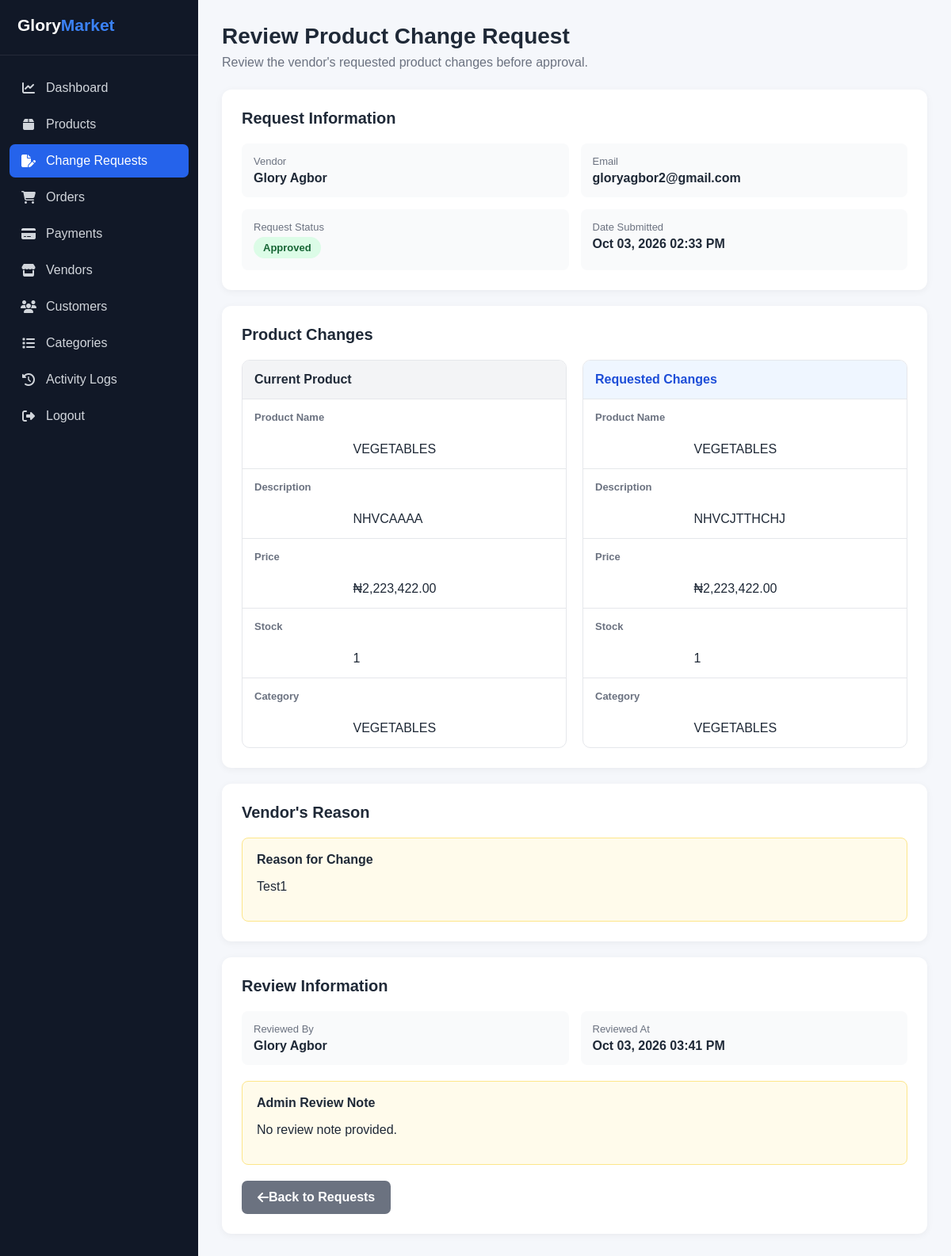
The page /admin/product-change-request-view.php?id=1 (signed in) on the database its author committed.
### tables this page shows
CREATE TABLE `product_change_requests` (
  `id` int(11) NOT NULL,
  `product_id` int(11) NOT NULL,
  `vendor_id` int(11) NOT NULL,
  `requested_name` varchar(255) DEFAULT NULL,
  `requested_description` text DEFAULT NULL,
  `requested_price` decimal(10,2) DEFAULT NULL,
  `requested_stock` int(11) DEFAULT NULL,
  `requested_category_id` int(11) DEFAULT NULL,
  `reason` text DEFAULT NULL,
  `status` enum('pending','approved','rejected') NOT NULL DEFAULT 'pending',
  `reviewed_by` int(11) DEFAULT NULL,
  `reviewed_at` datetime DEFAULT NULL,
  `review_note` text DEFAULT NULL,
  `created_at` timestamp NOT NULL DEFAULT current_timestamp(),
  `updated_at` timestamp NOT NULL DEFAULT current_timestamp() ON UPDATE current_timestamp()
);

CREATE TABLE `users` (
  `id` int(11) NOT NULL,
  `full_name` varchar(100) NOT NULL,
  `email` varchar(150) NOT NULL,
  `phone` varchar(20) DEFAULT NULL,
  `profile_picture` varchar(255) DEFAULT NULL,
  `password` varchar(255) NOT NULL,
  `role` enum('super_admin','admin','vendor','customer') NOT NULL DEFAULT 'customer',
  `status` enum('active','inactive','suspended') NOT NULL DEFAULT 'active',
  `email_verified_at` datetime DEFAULT NULL,
  `created_at` timestamp NOT NULL DEFAULT current_timestamp(),
  `updated_at` timestamp NOT NULL DEFAULT current_timestamp() ON UPDATE current_timestamp()
);

CREATE TABLE `products` (
  `id` int(11) NOT NULL,
  `vendor_id` int(11) NOT NULL,
  `name` varchar(255) NOT NULL,
  `description` text DEFAULT NULL,
  `price` decimal(10,2) NOT NULL,
  `image` varchar(255) DEFAULT NULL,
  `category_id` int(11) DEFAULT NULL,
  `stock` int(11) DEFAULT 0,
  `status` enum('pending','approved','rejected') DEFAULT 'pending',
  `created_at` timestamp NOT NULL DEFAULT current_timestamp(),
  `updated_at` timestamp NOT NULL DEFAULT current_timestamp() ON UPDATE current_timestamp()
);

CREATE TABLE `categories` (
  `id` int(11) NOT NULL,
  `name` varchar(100) NOT NULL,
  `description` text DEFAULT NULL,
  `status` enum('active','inactive') NOT NULL DEFAULT 'active',
  `created_at` timestamp NOT NULL DEFAULT current_timestamp(),
  `updated_at` timestamp NOT NULL DEFAULT current_timestamp() ON UPDATE current_timestamp()
);

### admin/product-change-request-view.php (the view, shortened to what the rows shown need)
<?php
$pdo = getDbConnection();
$request_id = isset($_GET['id'])
    ? (int) $_GET['id']
    : 0;
$csrf_token = $_SESSION['csrf_token'];
$stmt = $pdo->prepare("
    SELECT
        pcr.*,
        p.name AS current_product_name,
        p.description AS current_description,
        p.price AS current_price,
        p.stock AS current_stock,
        p.category_id AS current_category_id,
        current_category.name AS current_category_name,
        requested_category.name AS requested_category_name,
        u.full_name AS vendor_name,
        u.email AS vendor_email,
        reviewer.full_name AS reviewer_name
    FROM product_change_requests pcr
    INNER JOIN products p
        ON p.id = pcr.product_id
    INNER JOIN users u
        ON u.id = pcr.vendor_id
    LEFT JOIN categories current_category
        ON current_category.id = p.category_id
    LEFT JOIN categories requested_category
        ON requested_category.id = pcr.requested_category_id
    LEFT JOIN users reviewer
        ON reviewer.id = pcr.reviewed_by
    WHERE pcr.id = ?
    LIMIT 1
");
$stmt->execute([$request_id]);
$request = $stmt->fetch(PDO::FETCH_ASSOC);
?>
<!DOCTYPE html>
<html lang="en">
<head>
    <link
        rel="stylesheet"
        href="https://cdnjs.cloudflare.com/ajax/libs/font-awesome/6.5.2/css/all.min.css"
    >
</head>
<body>
<div class="admin-layout">
    <main class="admin-main">
        <div class="page-header">
            <h1>
                Review Product Change Request
            </h1>
        </div>
        <div class="request-card">
            <h2>Request Information</h2>
            <div class="vendor-info">
                <div class="info-box">
                    <span class="info-label">
                        Vendor
                    </span>
                    <span class="info-value">
                        <?= htmlspecialchars($request['vendor_name']) ?>
                    </span>
                </div>
                <div class="info-box">
                    <span class="info-label">
                        Email
                    </span>
                    <span class="info-value">
                        <?= htmlspecialchars($request['vendor_email']) ?>
                    </span>
                </div>
                <div class="info-box">
                    <span class="info-label">
                        Request Status
                    </span>
                    <span class="status status-<?= htmlspecialchars($request['status']) ?>">
                        <?= htmlspecialchars(ucfirst($request['status'])) ?>
                    </span>
                </div>
                <div class="info-box">
                    <span class="info-label">
                        Date Submitted
                    </span>
                    <span class="info-value">
                        <?= date(
                            'M d, Y h:i A',
                            strtotime($request['created_at'])
                        ) ?>
                    </span>
                </div>
            </div>
        </div>
        <div class="request-card">
            <h2>
                Product Changes
            </h2>
            <div class="comparison">
                <div class="comparison-column">
                    <div class="comparison-row">
                        <strong>
                            Product Name
                        </strong>
                        <p>
                            <?= htmlspecialchars(
                                $request['current_product_name']
                            ) ?>
                        </p>
                    </div>
                    <div class="comparison-row">
                        <strong>
                            Description
                        </strong>
                        <p>
                            <?= htmlspecialchars(
                                $request['current_description'] ?? '—'
                            ) ?>
                        </p>
                    </div>
                    <div class="comparison-row">
                        <strong>
                            Price
                        </strong>
                        <p>
                            ₦<?= number_format(
                                (float) $request['current_price'],
                                2
                            ) ?>
                        </p>
                    </div>
                    <div class="comparison-row">
                        <strong>
                            Stock
                        </strong>
                        <p>
                            <?= number_format(
                                (int) $request['current_stock']
                            ) ?>
                        </p>
                    </div>
                    <div class="comparison-row">
                        <strong>
                            Category
                        </strong>
                        <p>
                            <?= htmlspecialchars(
                                $request['current_category_name'] ?? '—'
                            ) ?>
                        </p>
                    </div>
                </div>
                <div class="comparison-column requested">
                    <div class="comparison-row">
                        <strong>
                            Product Name
                        </strong>
                        <p>
                            <?= htmlspecialchars(
                                $request['requested_name']
                                ?? $request['current_product_name']
                            ) ?>
                        </p>
                    </div>
                    <div class="comparison-row">
                        <strong>
                            Description
                        </strong>
                        <p>
                            <?= htmlspecialchars(
                                $request['requested_description']
                                ?? $request['current_description']
                                ?? '—'
                            ) ?>
                        </p>
                    </div>
                    <div class="comparison-row">
                        <strong>
                            Price
                        </strong>
                        <p>
                            ₦<?= number_format(
                                (float) (
                                    $request['requested_price']
                                    ?? $request['current_price']
                                ),
                                2
                            ) ?>
                        </p>
                    </div>
                    <div class="comparison-row">
                        <strong>
                            Stock
                        </strong>
                        <p>
                            <?= number_format(
                                (int) (
                                    $request['requested_stock']
                                    ?? $request['current_stock']
                                )
                            ) ?>
                        </p>
                    </div>
                    <div class="comparison-row">
                        <strong>
                            Category
                        </strong>
                        <p>
                            <?= htmlspecialchars(
                                $request['requested_category_name']
                                ?? $request['current_category_name']
                                ?? '—'
                            ) ?>
                        </p>
                    </div>
                </div>
            </div>
        </div>
        <div class="request-card">
            <h2>
                Vendor's Reason
            </h2>
            <div class="reason-box">
                <strong>
                    Reason for Change
                </strong>
                <p>
                    <?= nl2br(
                        htmlspecialchars(
                            $request['reason'] ?? 'No reason provided.'
                        )
                    ) ?>
                </p>
            </div>
        </div>
                <?php if ($request['status'] === 'pending'): ?>
            <div class="request-card">
                <h2>
                    Admin Review
                </h2>
                <form method="POST">
                    <input
                        type="hidden"
                        name="csrf_token"
                        value="<?= htmlspecialchars($csrf_token) ?>"
                    >
                    <div style="margin-bottom: 20px;">
                        <label
                            for="review_note"
                            style="
                                display:block;
                                margin-bottom:8px;
                                font-weight:600;
                            "
                        >
                            Review Note
                        </label>
                        <textarea
                            name="review_note"
                            id="review_note"
                            placeholder="Enter a note for the vendor. A reason is required when rejecting."
                        ></textarea>
                    </div>
                    <div class="action-buttons">
                        <button
                            type="submit"
                            name="action"
                            value="approve"
                            class="btn btn-approve"
                            onclick="return confirm(
                                'Are you sure you want to approve this product change request?'
                            );"
                        >
                            <i class="fas fa-check"></i>
                            Approve Request
                        </button>
                        <button
                            type="submit"
                            name="action"
                            value="reject"
                            class="btn btn-reject"
                            onclick="return confirm(
                                'Are you sure you want to reject this product change request?'
                            );"
                        >
                            <i class="fas fa-times"></i>
                            Reject Request
                        </button>
                        <a
                            href="product-change-requests.php"
                            class="btn btn-back"
                        >
                            <i class="fas fa-arrow-left"></i>
                            Back to Requests
                        </a>
                    </div>
                </form>
            </div>
        <?php else: ?>
            <div class="request-card">
                <h2>
                    Review Information
                </h2>
                <div class="vendor-info">
                    <div class="info-box">
                        <span class="info-label">
                            Reviewed By
                        </span>
                        <span class="info-value">
                            <?= htmlspecialchars(
                                $request['reviewer_name'] ?? 'Admin'
                            ) ?>
                        </span>
                    </div>
                    <div class="info-box">
                        <span class="info-label">
                            Reviewed At
                        </span>
                        <span class="info-value">
                            <?php if (!empty($request['reviewed_at'])): ?>
                                <?= date(
                                    'M d, Y h:i A',
                                    strtotime($request['reviewed_at'])
                                ) ?>
                            <?php else: ?>
                                —
                            <?php endif; ?>
                        </span>
                    </div>
                </div>
                <div
                    class="reason-box"
                    style="margin-top:20px;"
                >
                    <strong>
                        Admin Review Note
                    </strong>
                    <p>
                        <?= nl2br(
                            htmlspecialchars(
                                $request['review_note']
                                ?? 'No review note provided.'
                            )
                        ) ?>
                    </p>
                </div>
                <div class="action-buttons">
                    <a
                        href="product-change-requests.php"
                        class="btn btn-back"
                    >
                        <i class="fas fa-arrow-left"></i>
                        Back to Requests
                    </a>
                </div>
            </div>
        <?php endif; ?>
    </main>
</div>
</body>
</html>

### rows shown on the page
product_change_requests: vendor.full_name "Glory Agbor", vendor.email "gloryagbor2@gmail.com", status "Approved", created_at "Oct 03, 2026 02:33 PM", product.name "VEGETABLES", product.description "NHVCAAAA", product.price "2,223,422.00", product.stock "1", categories.name "VEGETABLES", requested_name "VEGETABLES", requested_description "NHVCJTTHCHJ", requested_price "2,223,422.00", requested_stock "1", reason "Test1", reviewed_by.full_name "Glory Agbor", reviewed_at "Oct 03, 2026 03:41 PM", review_note "No review note provided."
